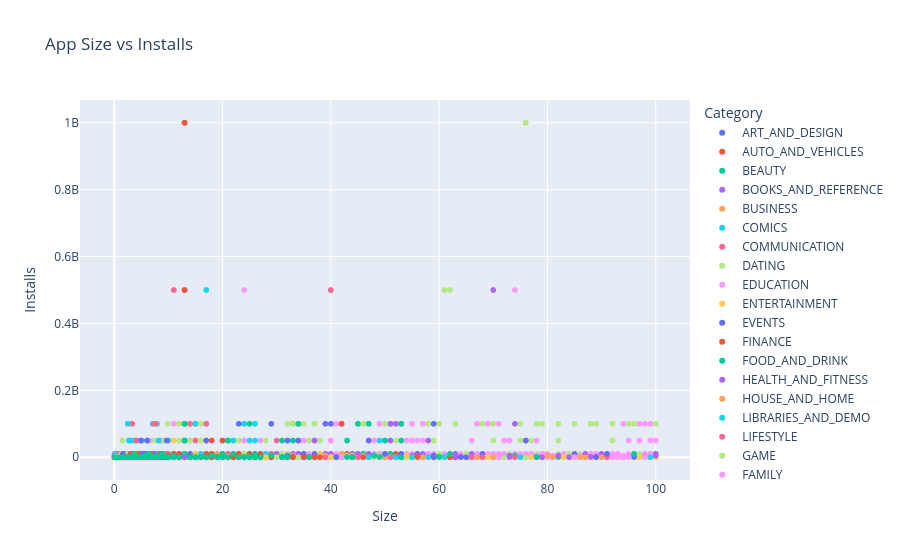

The notebook cell saved with this chart:
### Code cell
fig = px.scatter(
    apps,
    x="Size",
    y="Installs",
    color="Category",
    hover_name="App",
    title="App Size vs Installs"
)

fig.show()
